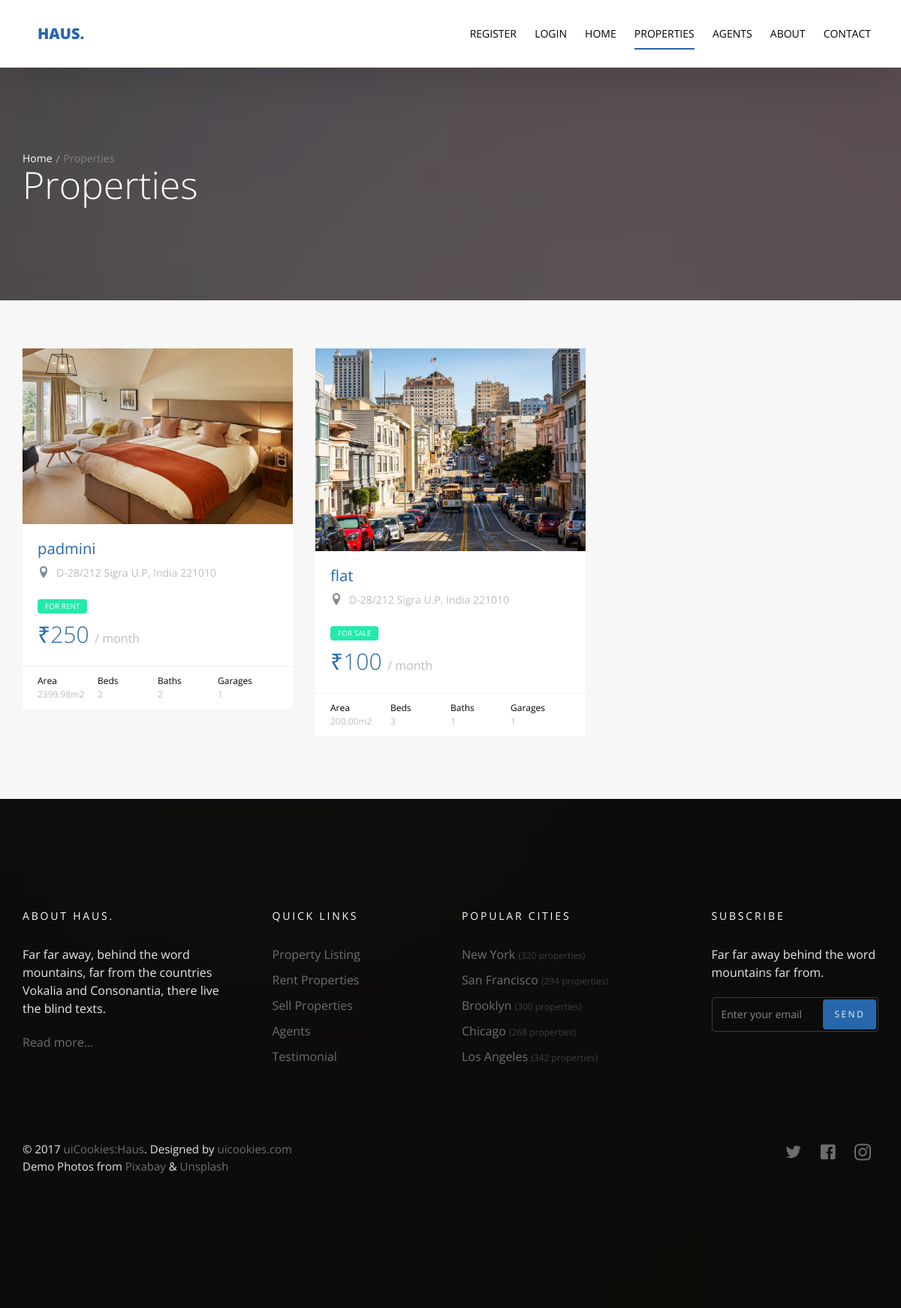
Screenshot of /property/ with the database file from the repository.
### property/models.py (models this page shows)
class Property(models.Model):
    name =models.CharField(max_length=50)
    property_type=models.CharField(choices=property_type,max_length=10)
    price=models.PositiveIntegerField()
    category=models.ForeignKey('Category',null=True,on_delete=models.SET_NULL)
    area=models.DecimalField(decimal_places=2,max_digits=8)
    beds_number=models.PositiveIntegerField()
    baths_number=models.PositiveIntegerField()
    garages_number=models.PositiveIntegerField()
    image= models.ImageField(upload_to='property/',null=True)
    location = models.CharField(max_length=50, null=True)
    def __str__(self):
        return self.name
    class Meta:
        verbose_name='Property'
        verbose_name_plural='Properties'

### property/views.py (the view, shortened to what this page needs)
# urls.py: path('',views.property_list ,name='property_list'),
def property_list(request):
    property_list=Property.objects.all()
    template='property/list.html'
    address_query  = request.GET.get('q')
    property_type = request.GET.get('property_type',None)
    print(property_list)
    context={
        'property_list':property_list
    }
    return render(request,template,context)

### property/templates/property/list.html (shortened to what this page needs)
{% extends 'base.html' %}
{% block body %}
  <section class="probootstrap-slider flexslider2 page-inner">
    <div class="overlay"></div>
    <div class="probootstrap-wrap-banner">
      <div class="container">
        <div class="row">
          <div class="col-md-8">
            <div class="page-title probootstrap-animate">
              <div class="probootstrap-breadcrumbs">
                <a href="#">Home</a><span>Properties</span>
              </div>
              <h1>Properties</h1>
            </div>
          </div>
        </div>
      </div>
    </div>
    <ul class="slides">
      <li style="background-image: url(img/slider_1.jpg);"></li>
    </ul>
  </section>
  <section class="probootstrap-section probootstrap-section-lighter">
    <div class="container">
      <div class="row">
        {% if property_list %}
       {% for property in property_list %}
        <div class="col-md-4 col-sm-6">
          <div class="probootstrap-card probootstrap-listing">
            <div class="probootstrap-card-media">
              <img src="{{property.image.url}}" class="img-responsive" alt="Free HTML5 Template by uicookies.com">
            </div>
            <div class="probootstrap-card-text">
              <h2 class="probootstrap-card-heading"><a href="{% url 'property:property_detail' property.id%}">{{property}}</a></h2>
              <div class="probootstrap-listing-location">
                <i class="icon-location2"></i> <span>D-28/212 Sigra U.P, India 221010</span>
              </div>
              <div class="probootstrap-listing-category for-sale"><span>for {{property.property_type}}</span></div>
              <div class="probootstrap-listing-price"><strong>₹{{property.price}} </strong> / month</div>
            </div>
            <div class="probootstrap-card-extra">
              <ul>
                <li>
                  Area
                  <span>{{property.area}}m2</span>
                </li>
                <li>
                  Beds
                  <span>{{property.beds_number}}</span>
                </li>
                <li>
                  Baths
                  <span>{{property.baths_number}}</span>
                </li>
                <li>
                  Garages
                  <span>{{property.garages_number}}</span>
                </li>
              </ul>
            </div>
          </div>
        </div>
        {% endfor %}
      {% else %}
       <div class="col-md-10 col-sm-10">
         <h2>No Properties with this Name or Type</h2>
       </div>
      {% endif %}
      </div>
    </div>
  </section>
  {% endblock body %}

### templates/base.html (shortened to what this page needs)
{% load static %}
<!DOCTYPE html>
<html lang="en">
  <head>
    <link rel="stylesheet" href="{% static 'css/styles-merged.css' %}">
    <link rel="stylesheet" href="{% static 'css/style.min.css' %}">
    <link rel="stylesheet" href="{% static 'css/custom.css' %}">
  </head>
  <body>
  <header role="banner" class="probootstrap-header">
    <div class="container">
        <a href="{index.html}" class="probootstrap-logo">Haus<span>.</span></a>
        <nav role="navigation" class="probootstrap-nav hidden-xs">
          <ul class="probootstrap-main-nav">
            {% if user.is_authenticated %}
            <li><a href="{% url 'profile' %}">Profile</a></li>
              <li><a href="{% url 'logout' %}">Logout</a></li>
            {% else %}
              <li><a href="{% url 'register' %}">Register</a></li>
              <li><a href="{% url 'login' %}">Login</a></li>
            {% endif %}
            <li {% if category_list_home %} class="active" {% endif %}><a href="/">Home</a></li>
            <li {% if property_list %} class="active" {% endif %}><a href="{% url 'property:property_list' %}">Properties</a></li>
            <li {% if agent_list %} class="active" {% endif %}><a href="{% url 'agents:agent_list' %}">Agents</a></li>
            <li {% if about %} class="active" {% endif %}><a href="{% url 'about:aboutus' %}">About</a></li>
            <li {% if contactdetails %} class="active" {% endif %}><a href="{%url 'contacts:send_mail' %}">Contact</a></li>
          </ul>
        </nav>
    </div>
  </header>
  {% block body %}
  {% endblock body %}
  <footer class="probootstrap-footer probootstrap-bg" style="background-image: url(img/slider_3.jpg)">
    <div class="container">
      <div class="row mb60">
        <div class="col-md-3">
          <div class="probootstrap-footer-widget">
            <h4 class="heading">About Haus.</h4>
            <p>Far far away, behind the word mountains, far from the countries Vokalia and Consonantia, there live the blind texts. </p>
            <p><a href="#">Read more...</a></p>
          </div>
        </div>
        <div class="col-md-3">
          <div class="probootstrap-footer-widget probootstrap-link-wrap">
            <h4 class="heading">Quick Links</h4>
            <ul class="stack-link">
              <li><a href="#">Property Listing</a></li>
              <li><a href="#">Rent Properties</a></li>
              <li><a href="#">Sell Properties</a></li>
              <li><a href="#">Agents</a></li>
              <li><a href="#">Testimonial</a></li>
            </ul>
          </div>
        </div>
        <div class="col-md-3">
          <div class="probootstrap-footer-widget">
            <h4 class="heading">Popular Cities</h4>
            <ul class="stack-link">
              <li><a href="#">New York <small>(320 properties)</small></a></li>
              <li><a href="#">San Francisco <small>(294 properties)</small></a></li>
              <li><a href="#">Brooklyn <small>(300 properties)</small></a></li>
              <li><a href="#">Chicago <small>(268 properties)</small></a></li>
              <li><a href="#">Los Angeles <small>(342 properties)</small></a></li>
            </ul>
          </div>
        </div>
        <div class="col-md-3">
          <div class="probootstrap-footer-widget probootstrap-link-wrap">
            <h4 class="heading">Subscribe</h4>
            <p>Far far away behind the word mountains far from.</p>
            <form action="#">
              <div class="form-field">
                <input type="text" class="form-control" placeholder="Enter your email">
                <button class="btn btn-subscribe">Send</button>
              </div>
            </form>
          </div>
        </div>
      </div>
      <div class="row copyright">
        <div class="col-md-6">
          <div class="probootstrap-footer-widget">
            <p>&copy; 2017 <a href="https://uicookies.com/">uiCookies:Haus</a>. Designed by <a href="https://uicookies.com/">uicookies.com</a> <br> Demo Photos from <a href="https://pixabay.com/">Pixabay</a> &amp; <a href="https://unsplash.com/">Unsplash</a></p>
          </div>
        </div>
        <div class="col-md-6">
          <div class="probootstrap-footer-widget right">
            <ul class="probootstrap-footer-social">
              <li><a href="#"><i class="icon-twitter"></i></a></li>
              <li><a href="#"><i class="icon-facebook"></i></a></li>
              <li><a href="#"><i class="icon-instagram2"></i></a></li>
            </ul>
          </div>
        </div>
      </div>
    </div>
  </footer>
  </body>
</html>

### rows the page displays
Property: image (picture), name "padmini", property_type "RENT", price "250", area "2399.98", beds_number "2", baths_number "2", garages_number "1"
Property: image (picture), name "flat", property_type "SALE", price "100", area "200.00", beds_number "3", baths_number "1", garages_number "1"
